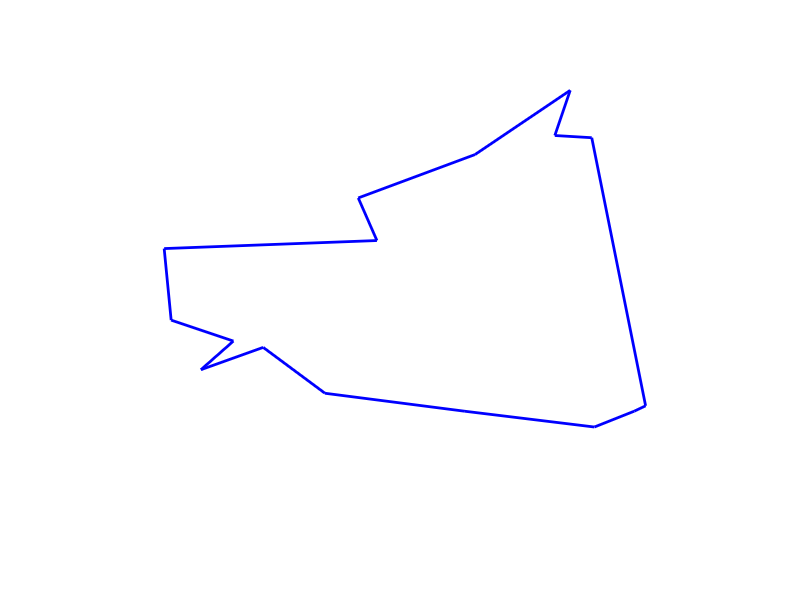

Reproduce this figure in MATLAB. (Note: this script raises an error after producing the figure.)
%% isinside2Dset
%
% Function to check if a vertex is located inside or outside a given
% 2D set, boundary included (closed set).
%
% Author & support : nicolas.douillet (at) free.fr, 2023.
%
%% Syntax
%
% isin = isinside2Dset(V, P);
%
%% Description
%
% isin = isinside2Dset(V, P) computes the boolean isin which is true/logical 1
% in the case the vertex P belongs to the closed set V (boundary included). isin is false/logical
% 0 in the case vertex P belongs to the complementary set.
%
%% See also 
%
% <https://fr.mathworks.com/matlabcentral/fileexchange/65688-isinconvexset-2d-3d?s_tid=srchtitle isinconvexset>
%
%% Input arguments
%
%        [ |  |  ]
% - V = [ Vx Vy ], real matrix double, the set, with size(V,2) = 2.
%        [ |  |  ]
%
%        [ |  | ]
% - P = [Px Py ], real row vector or matrix double, the coordinates of the vertex / vertices  to check. Size(P,2) = size(V,2).
%        [ |  | ]
%
%% Output argument
%
%           [      |      ]
% - isin = [logical 1 / 0], logical true (1)/false (0) scalar / column vector. The boolean result. Size(isin) = [size(P,1),1].
%           [      |      ]
%
%
%% Example #1 : random 2D point cloud
N = 16;
V = 2*(rand(N,2)-0.5);
G = mean(V,1);
V = V - G;
theta = atan2(V(:,2),V(:,1));
[~,i] = sort(theta);
V = V(i,:);
[A,B] = meshgrid(-1:0.1:1);
P = cat(2,A(:),B(:));

figure
line([V(:,1); V(1,1)],[V(:,2); V(1,2)],'Color',[0 0 1],'LineWidth',2), hold on;
set(gcf,'Color',[0 0 0]), set(gca,'Color',[0 0 0],'XColor',[1 1 1],'YColor',[1 1 1],'FontSize',16);
xlabel('X'), ylabel('Y');

isin = cell2mat(cellfun(@(c) isinside2Dset(V,c),num2cell(P,2),'un',0));
ColorSpec = cell2mat(cellfun(@(c) cat(2,~c,c,0),num2cell(isin,2),'un',0));

cellfun(@(r1,r2) plot(r1(1,1),r1(1,2),'+','Color',r2,'MarkerSize',4,'LineWidth',4),num2cell(P,2),num2cell(ColorSpec,2),'un',0);
axis equal, axis tight;